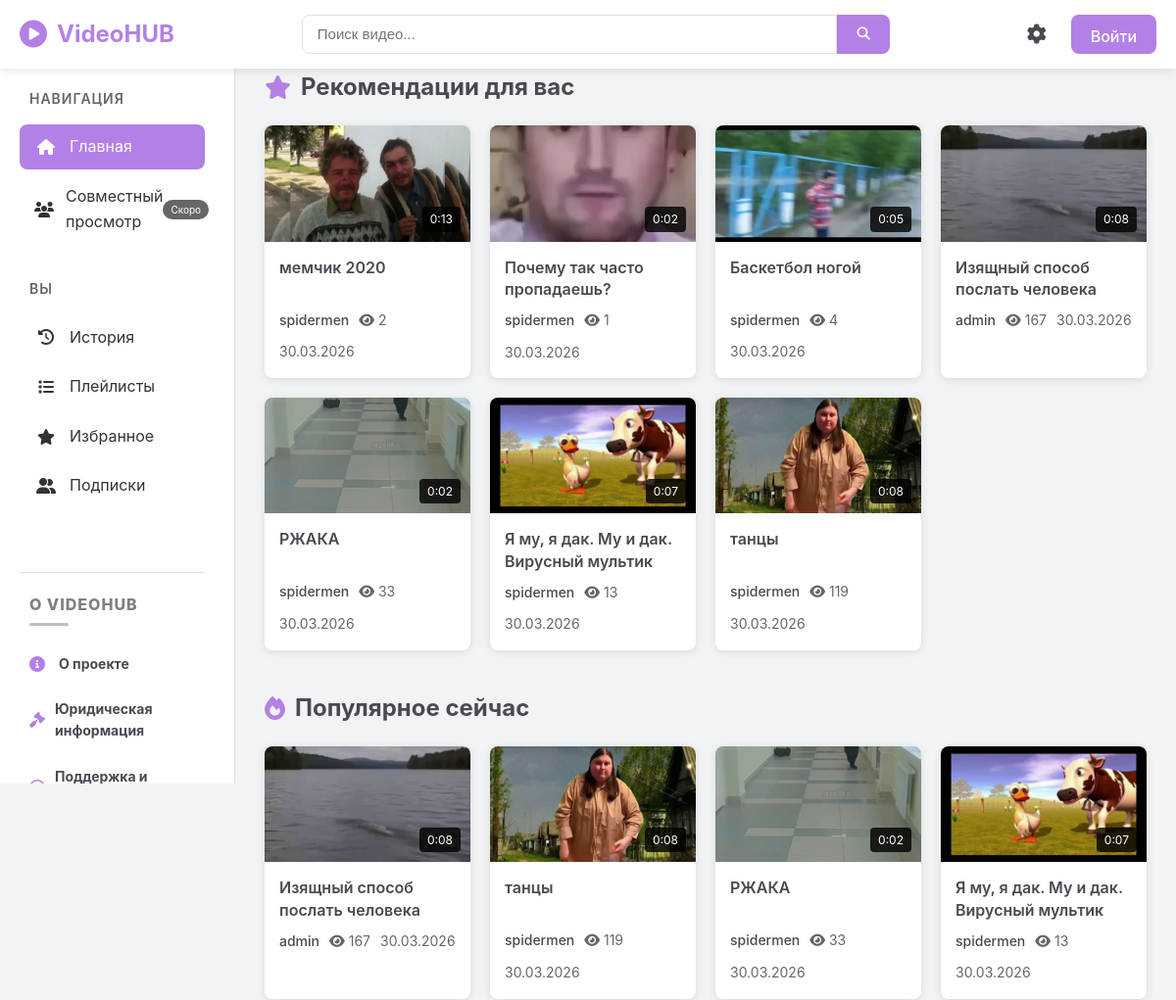
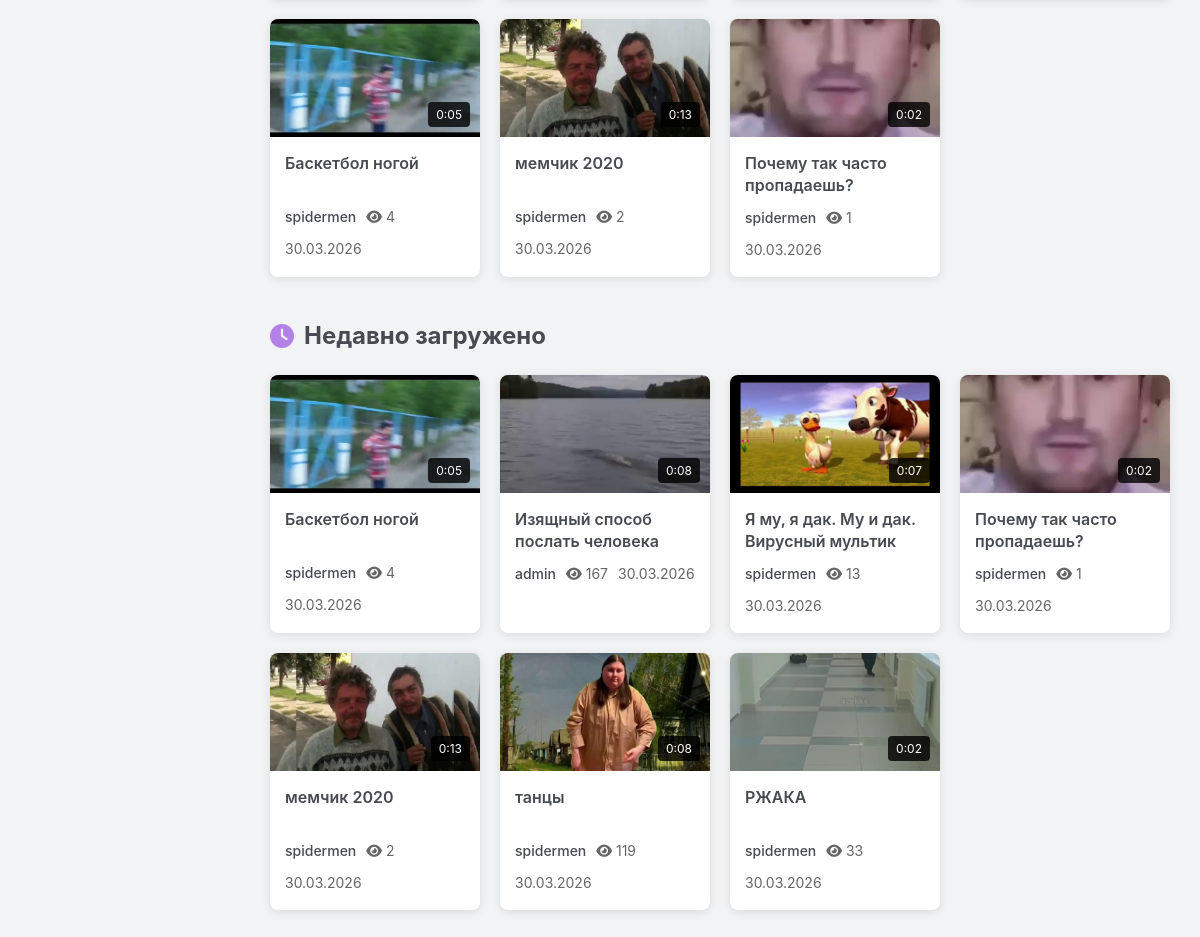
The page / on the database its author committed (2 pictures, top to bottom).
### app.py (models this page shows, shortened)
class Video(db.Model):
    id = db.Column(db.Integer, primary_key=True)
    user_id = db.Column(db.Integer, db.ForeignKey('user.id'), nullable=False)
    title = db.Column(db.String(200), nullable=False)
    description = db.Column(db.Text)
    filename = db.Column(db.String(200), nullable=False)
    thumbnail = db.Column(db.String(200), default='default-thumbnail.jpg')
    views = db.Column(db.Integer, default=0)
    duration = db.Column(db.String(20))
    created_at = db.Column(db.DateTime, default=datetime.utcnow)
    likes = db.relationship('Like', backref='video', lazy=True, cascade='all, delete-orphan')
    comments = db.relationship('Comment', backref='video', lazy=True, cascade='all, delete-orphan')
    tags = db.Column(db.String(500))
    watch_histories = db.relationship('WatchHistory', backref='video', lazy=True, cascade='all, delete-orphan')
    playlist_videos = db.relationship('PlaylistVideo', backref='video', lazy=True, cascade='all, delete-orphan')
    favorites_ref = db.relationship('Favorite', backref='video', lazy=True, cascade='all, delete-orphan')
    rooms = db.relationship('WatchRoom', backref='video', lazy=True)

class User(UserMixin, db.Model):
    id = db.Column(db.Integer, primary_key=True)
    username = db.Column(db.String(80), unique=True, nullable=False)
    email = db.Column(db.String(120), unique=True, nullable=False)
    password_hash = db.Column(db.String(200), nullable=False)
    avatar = db.Column(db.String(200), default='default_avatar.png')
    bio = db.Column(db.Text)
    created_at = db.Column(db.DateTime, default=datetime.utcnow)
    theme = db.Column(db.String(20), default='light')
    terms_accepted_at = db.Column(db.DateTime, nullable=True)
    is_admin = db.Column(db.Boolean, default=False)
    is_banned = db.Column(db.Boolean, default=False)
    ban_reason = db.Column(db.String(500), nullable=True)
    ban_expires = db.Column(db.DateTime, nullable=True)
    videos = db.relationship('Video', backref='author', lazy=True, cascade='all, delete-orphan')
    likes = db.relationship('Like', backref='user', lazy=True, cascade='all, delete-orphan')
    comments = db.relationship('Comment', backref='author', lazy=True, cascade='all, delete-orphan')
    playlists = db.relationship('Playlist', backref='user', lazy=True, cascade='all, delete-orphan')
    favorites = db.relationship('Favorite', backref='user', lazy=True, cascade='all, delete-orphan')
    watch_history = db.relationship('WatchHistory', backref='user', lazy=True, cascade='all, delete-orphan')
    subscriptions = db.relationship('Subscription', foreign_keys='Subscription.subscriber_id', backref='subscriber',
                                    lazy=True, cascade='all, delete-orphan')
    subscribers = db.relationship('Subscription', foreign_keys='Subscription.channel_id', backref='channel', lazy=True,
                                  cascade='all, delete-orphan')
    bans_issued = db.relationship('Ban', foreign_keys='Ban.admin_id', backref='admin', lazy=True,
                                  cascade='all, delete-orphan')
    bans_received = db.relationship('Ban', foreign_keys='Ban.user_id', backref='user', lazy=True,
                                    cascade='all, delete-orphan')
    created_rooms = db.relationship('WatchRoom', foreign_keys='WatchRoom.created_by', backref='creator', lazy=True,
                                    cascade='all, delete-orphan')
    room_participations = db.relationship('RoomParticipant', backref='user', lazy=True, cascade='all, delete-orphan')
    room_messages = db.relationship('RoomMessage', backref='user', lazy=True, cascade='all, delete-orphan')

### app.py (the view, shortened to what this page needs)
@app.route('/')
def index():
    popular_videos = Video.query.order_by(Video.views.desc()).limit(12).all()
    new_videos = Video.query.order_by(Video.created_at.desc()).limit(12).all()
    recommended_videos = []
    if not recommended_videos:
        recommended_videos = Video.query.order_by(db.func.random()).limit(12).all()
    return render_template('index.html',
                           popular_videos=popular_videos,
                           new_videos=new_videos,
                           recommended_videos=recommended_videos)

### templates/index.html (shortened to what this page needs)
{% extends "base.html" %}
{% block content %}
{% if recommended_videos %}
<section class="video-section">
    <h2><i class="fas fa-star"></i> Рекомендации для вас</h2>
    <div class="video-grid">
        {% for video in recommended_videos %}
        <div class="video-card">
            <a href="{{ url_for('video_detail', video_id=video.id) }}" class="video-thumbnail">
                <img src="{{ url_for('uploaded_thumbnail', filename=video.thumbnail) }}" alt="{{ video.title }}">
                <div class="video-duration">{{ video.duration }}</div>
            </a>
            <div class="video-info">
                <h3 class="video-title">
                    <a href="{{ url_for('video_detail', video_id=video.id) }}">{{ video.title }}</a>
                </h3>
                <div class="video-meta">
                    <a href="{{ url_for('profile', username=video.author.username) }}" class="video-author">
                        {{ video.author.username }}
                    </a>
                    <span class="video-views">
                        <i class="fas fa-eye"></i> {{ video.views }}
                    </span>
                    <span class="video-date">
                        {{ video.created_at.strftime('%d.%m.%Y') }}
                    </span>
                </div>
            </div>
        </div>
        {% endfor %}
    </div>
</section>
{% endif %}
<section class="video-section">
    <h2><i class="fas fa-fire"></i> Популярное сейчас</h2>
    <div class="video-grid">
        {% for video in popular_videos %}
        <div class="video-card">
            <a href="{{ url_for('video_detail', video_id=video.id) }}" class="video-thumbnail">
                <img src="{{ url_for('uploaded_thumbnail', filename=video.thumbnail) }}" alt="{{ video.title }}">
                <div class="video-duration">{{ video.duration }}</div>
            </a>
            <div class="video-info">
                <h3 class="video-title">
                    <a href="{{ url_for('video_detail', video_id=video.id) }}">{{ video.title }}</a>
                </h3>
                <div class="video-meta">
                    <a href="{{ url_for('profile', username=video.author.username) }}" class="video-author">
                        {{ video.author.username }}
                    </a>
                    <span class="video-views">
                        <i class="fas fa-eye"></i> {{ video.views }}
                    </span>
                    <span class="video-date">
                        {{ video.created_at.strftime('%d.%m.%Y') }}
                    </span>
                </div>
            </div>
        </div>
        {% endfor %}
    </div>
</section>
<section class="video-section">
    <h2><i class="fas fa-clock"></i> Недавно загружено</h2>
    <div class="video-grid">
        {% for video in new_videos %}
        <div class="video-card">
            <a href="{{ url_for('video_detail', video_id=video.id) }}" class="video-thumbnail">
                <img src="{{ url_for('uploaded_thumbnail', filename=video.thumbnail) }}" alt="{{ video.title }}">
                <div class="video-duration">{{ video.duration }}</div>
            </a>
            <div class="video-info">
                <h3 class="video-title">
                    <a href="{{ url_for('video_detail', video_id=video.id) }}">{{ video.title }}</a>
                </h3>
                <div class="video-meta">
                    <a href="{{ url_for('profile', username=video.author.username) }}" class="video-author">
                        {{ video.author.username }}
                    </a>
                    <span class="video-views">
                        <i class="fas fa-eye"></i> {{ video.views }}
                    </span>
                    <span class="video-date">
                        {{ video.created_at.strftime('%d.%m.%Y') }}
                    </span>
                </div>
            </div>
        </div>
        {% endfor %}
    </div>
</section>
{% endblock %}

### templates/base.html (shortened to what this page needs)
<!DOCTYPE html>
<html lang="ru">
<head>
    <link rel="stylesheet" href="{{ url_for('static', filename='css/base.css') }}">
    <link rel="stylesheet" href="{{ url_for('static', filename='css/layout.css') }}">
    <link rel="stylesheet" href="{{ url_for('static', filename='css/components.css') }}">
    <link rel="stylesheet" href="{{ url_for('static', filename='css/pages.css') }}">
    <link rel="stylesheet" href="{{ url_for('static', filename='css/responsive.css') }}">
    <link rel="stylesheet" href="{{ url_for('static', filename='css/theme.css') }}">
    <link rel="stylesheet" href="https://cdnjs.cloudflare.com/ajax/libs/font-awesome/6.4.0/css/all.min.css">
</head>
<body class="{% if request.endpoint != 'video_detail' %}has-sidebar{% endif %}">
    {% if current_user.is_authenticated and current_user.is_banned_active() %}
    <nav class="navbar">
        <div class="container">
            <a href="{{ url_for('index') }}" class="logo">
                <i class="fas fa-play-circle"></i>
                <span>VideoHUB</span>
            </a>
            <div class="nav-links">
                <div class="user-menu">
                    <div class="user-avatar">
                        <img src="{{ url_for('uploaded_thumbnail', filename=current_user.avatar) }}"
                             alt="{{ current_user.username }}"
                             onerror="this.src='{{ url_for('uploaded_thumbnail', filename='default_avatar.png') }}'">
                    </div>
                    <div class="dropdown">
                        <a href="{{ url_for('banned') }}">
                            <i class="fas fa-info-circle"></i> Статус бана
                        </a>
                        <a href="{{ url_for('logout') }}">
                            <i class="fas fa-sign-out-alt"></i> Выйти
                        </a>
                    </div>
                </div>
            </div>
        </div>
    </nav>
    {% else %}
    <nav class="navbar">
        <div class="container">
            <a href="{{ url_for('index') }}" class="logo">
                <i class="fas fa-play-circle"></i>
                <span>VideoHUB</span>
            </a>
            <div class="search-bar">
                <form action="{{ url_for('search') }}" method="GET">
                    <input type="text" name="q" placeholder="Поиск видео..." value="{{ request.args.get('q', '') }}">
                    <button type="submit"><i class="fas fa-search"></i></button>
                </form>
            </div>
            <div class="nav-links">
                {% if not current_user.is_authenticated %}
                    <div class="guest-menu">
                        <button class="btn-settings" id="guest-settings-btn">
                            <i class="fas fa-cog"></i>
                        </button>
                        <a href="{{ url_for('login') }}" class="btn btn-primary btn-login">Войти</a>
                    </div>
                {% endif %}
            </div>
        </div>
    </nav>
    {% endif %}
    {% if request.endpoint != 'video_detail' and not (current_user.is_authenticated and current_user.is_banned_active()) %}
    <aside class="sidebar" id="sidebar">
        <div class="sidebar-content">
            <div class="sidebar-section">
                <h3 class="sidebar-title">Навигация</h3>
                <ul class="sidebar-menu">
                    <li><a href="{{ url_for('index') }}" class="sidebar-link {% if request.endpoint == 'index' %}active{% endif %}"><i class="fas fa-home"></i><span>Главная</span></a></li>
                    <li><a href="{{ url_for('watch_together') }}" class="sidebar-link {% if request.endpoint == 'watch_together' %}active{% endif %}"><i class="fas fa-users"></i><span>Совместный просмотр</span><span class="coming-soon">Скоро</span></a></li>
                </ul>
            </div>
            <div class="sidebar-section">
                <h3 class="sidebar-title">Вы</h3>
                <ul class="sidebar-menu">
                    {% if current_user.is_authenticated %}
                        <li><a href="{{ url_for('watch_history') }}" class="sidebar-link"><i class="fas fa-history"></i><span>История</span></a></li>
                        <li><a href="{{ url_for('playlists') }}" class="sidebar-link"><i class="fas fa-list"></i><span>Плейлисты</span>{% if current_user.playlists %}<span class="badge">{{ current_user.playlists|length }}</span>{% endif %}</a></li>
                        {% set favorite_playlist = current_user.playlists|selectattr('name', 'equalto', 'Избранное')|first %}
                        {% if favorite_playlist %}
                        <li><a href="{{ url_for('playlist_detail', playlist_id=favorite_playlist.id) }}" class="sidebar-link"><i class="fas fa-star"></i><span>Избранное</span>{% if favorite_playlist.videos|length > 0 %}<span class="badge">{{ favorite_playlist.videos|length }}</span>{% endif %}</a></li>
                        {% else %}
                        <li><a href="{{ url_for('favorites') }}" class="sidebar-link"><i class="fas fa-star"></i><span>Избранное</span></a></li>
                        {% endif %}
                        <li><a href="{{ url_for('subscriptions') }}" class="sidebar-link"><i class="fas fa-user-friends"></i><span>Подписки</span></a></li>
                    {% else %}
                        <li><a href="{{ url_for('login') }}" class="sidebar-link"><i class="fas fa-history"></i><span>История</span></a></li>
                        <li><a href="{{ url_for('login') }}" class="sidebar-link"><i class="fas fa-list"></i><span>Плейлисты</span></a></li>
                        <li><a href="{{ url_for('login') }}" class="sidebar-link"><i class="fas fa-star"></i><span>Избранное</span></a></li>
                        <li><a href="{{ url_for('login') }}" class="sidebar-link"><i class="fas fa-user-friends"></i><span>Подписки</span></a></li>
                    {% endif %}
                </ul>
            </div>
            <div class="sidebar-footer">
                <div class="sidebar-footer-header">
                    <span class="sidebar-footer-main-title">О VIDEOHUB</span>
                </div>
                <div class="sidebar-footer-section">
                    <ul class="sidebar-footer-menu sidebar-footer-menu-bold">
                        <li><a href="{{ url_for('about_project') }}" class="sidebar-footer-link"><i class="fas fa-info-circle"></i> О проекте</a></li>
                        <li><a href="{{ url_for('legal_info') }}" class="sidebar-footer-link"><i class="fas fa-gavel"></i> Юридическая информация</a></li>
                        <li><a href="{{ url_for('support') }}" class="sidebar-footer-link"><i class="fas fa-headset"></i> Поддержка и сотрудничество</a></li>
                    </ul>
                </div>
            </div>
        </div>
    </aside>
    {% endif %}
    <main class="main-content {% if request.endpoint == 'video_detail' %}video-page-content{% endif %}">
        <div class="container">
            {% block content %}{% endblock %}
        </div>
    </main>
</body>
</html>

### rows shown on the page
Video: thumbnail (picture), duration "0:13", title "мемчик 2020", author.username "spidermen", views "2", created_at "30.03.2026"
Video: thumbnail (picture), duration "0:02", title "Почему так часто пропадаешь?", author.username "spidermen", views "1", created_at "30.03.2026"
Video: thumbnail (picture), duration "0:05", title "Баскетбол ногой", author.username "spidermen", views "4", created_at "30.03.2026"
Video: thumbnail (picture), duration "0:08", title "Изящный способ послать человека", author.username "admin", views "167", created_at "30.03.2026"
Video: thumbnail (picture), duration "0:02", title "РЖАКА", author.username "spidermen", views "33", created_at "30.03.2026"
Video: thumbnail (picture), duration "0:07", title "Я му, я дак. Му и дак. Вирусный мультик", author.username "spidermen", views "13", created_at "30.03.2026"
Video: thumbnail (picture), duration "0:08", title "танцы", author.username "spidermen", views "119", created_at "30.03.2026"
